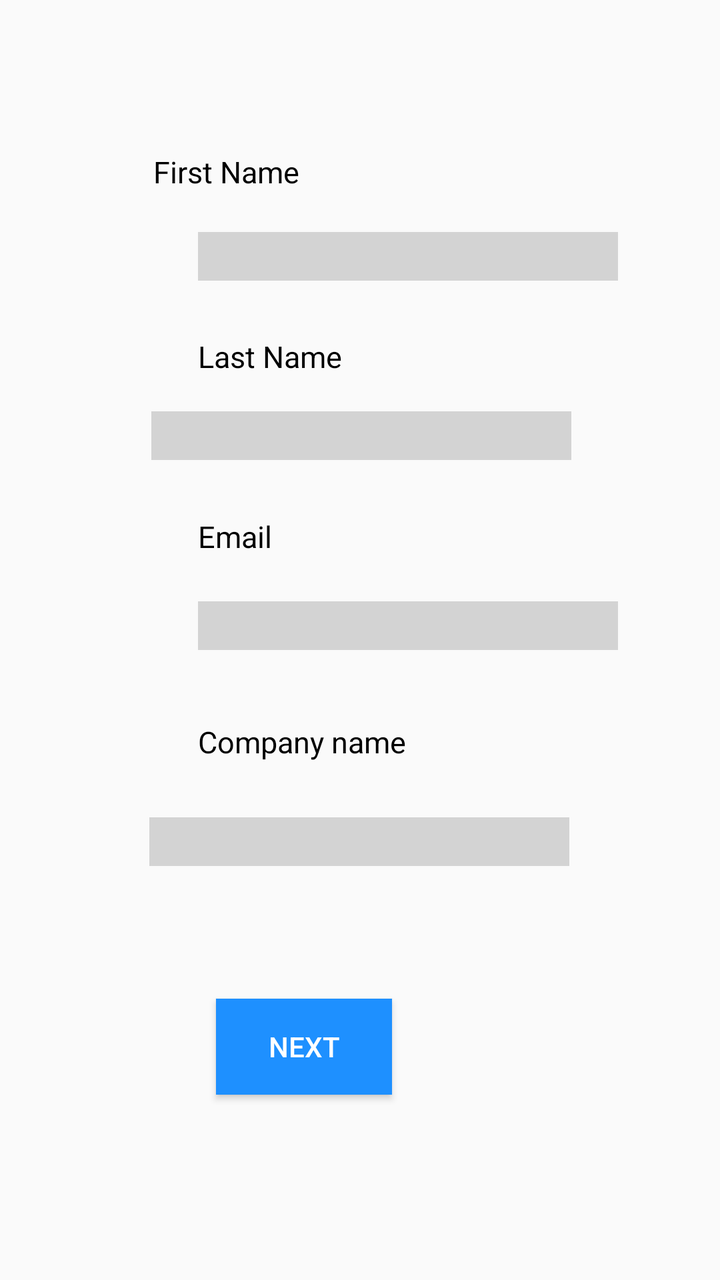
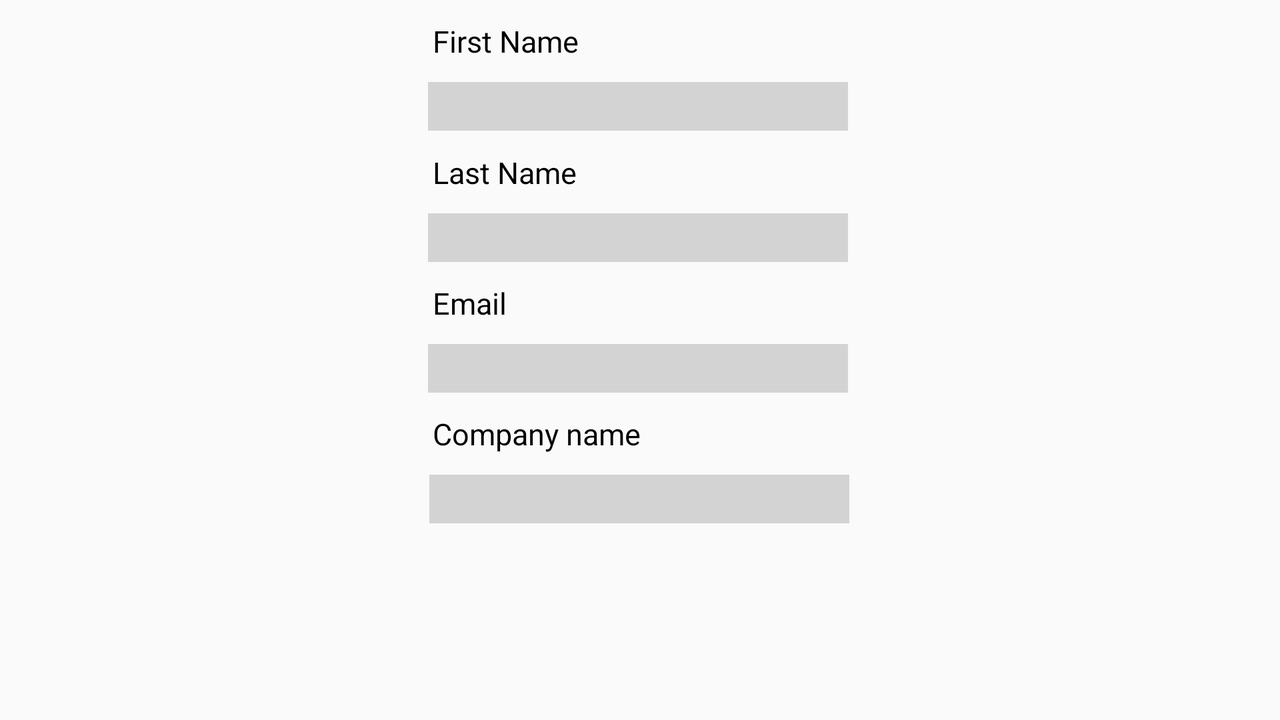

Two renders of one Android screen. The first uses the default layout on a phone; the second uses the alternative layout the repository ships for a different screen configuration, on a matching device. The two XML files are below.
<!-- AndroidManifest.xml: application theme AppTheme -->
<!-- res/layout/fragment_contractor_sign_up.xml -->
<?xml version="1.0" encoding="utf-8"?>
<android.support.constraint.ConstraintLayout xmlns:android="http://schemas.android.com/apk/res/android"
    xmlns:app="http://schemas.android.com/apk/res-auto"
    xmlns:tools="http://schemas.android.com/tools"
    android:layout_width="match_parent"
    android:layout_height="match_parent"
    tools:context=".CustomerCompleteSignUpFragment">

    
    <android.support.constraint.ConstraintLayout xmlns:android="http://schemas.android.com/apk/res/android"
        xmlns:app="http://schemas.android.com/apk/res-auto"
        xmlns:tools="http://schemas.android.com/tools"
        android:layout_width="match_parent"
        android:layout_height="match_parent"
        tools:context=".ContraintPractise"
        tools:layout_editor_absoluteX="0dp"
        tools:layout_editor_absoluteY="0dp">


        <EditText
            android:id="@+id/editText"
            android:layout_width="wrap_content"
            android:layout_height="wrap_content"
            android:layout_marginBottom="8dp"
            android:layout_marginEnd="98dp"
            android:layout_marginStart="99dp"
            android:layout_marginTop="8dp"
            android:background="@color/textBoxColor"
            android:ems="10"
            android:inputType="textPersonName"
            app:layout_constraintBottom_toTopOf="@+id/start_cancel5"
            app:layout_constraintEnd_toEndOf="parent"
            app:layout_constraintHorizontal_bias="0.0"
            app:layout_constraintStart_toStartOf="parent"
            app:layout_constraintTop_toBottomOf="@+id/start_cancel4"
            app:layout_constraintVertical_bias="0.375" />

        <EditText
            android:id="@+id/editText2"
            android:layout_width="wrap_content"
            android:layout_height="wrap_content"
            android:layout_marginBottom="8dp"
            android:layout_marginEnd="98dp"
            android:layout_marginStart="99dp"
            android:layout_marginTop="8dp"
            android:background="@color/textBoxColor"
            android:ems="10"
            android:inputType="textEmailAddress"
            app:layout_constraintBottom_toTopOf="@+id/next_button"
            app:layout_constraintEnd_toEndOf="parent"
            app:layout_constraintHorizontal_bias="0.0"
            app:layout_constraintStart_toStartOf="parent"
            app:layout_constraintTop_toBottomOf="@+id/start_cancel7"
            app:layout_constraintVertical_bias="0.08" />

        <EditText
            android:id="@+id/editText3"
            android:layout_width="wrap_content"
            android:layout_height="wrap_content"
            android:layout_marginBottom="8dp"
            android:layout_marginEnd="98dp"
            android:layout_marginStart="99dp"
            android:layout_marginTop="8dp"
            android:background="@color/textBoxColor"
            android:ems="10"
            android:inputType="textPersonName"
            app:layout_constraintBottom_toBottomOf="parent"
            app:layout_constraintEnd_toEndOf="parent"
            app:layout_constraintStart_toStartOf="parent"
            app:layout_constraintTop_toBottomOf="@+id/start_cancel5"
            app:layout_constraintVertical_bias="0.023" />

        <Button
            android:id="@+id/next_button"
            android:layout_width="wrap_content"
            android:layout_height="wrap_content"
            android:layout_marginBottom="8dp"
            android:layout_marginEnd="164dp"
            android:layout_marginStart="159dp"
            android:layout_marginTop="512dp"
            android:background="@color/loginButtonBlue"
            android:text="Next"
            android:textColor="@color/loginWhiteColor"
            app:layout_constraintBottom_toTopOf="@+id/start_cancel"
            app:layout_constraintEnd_toEndOf="parent"
            app:layout_constraintHorizontal_bias="1.0"
            app:layout_constraintStart_toStartOf="parent"
            app:layout_constraintTop_toTopOf="parent" />

        <TextView
            android:id="@+id/start_cancel"
            android:layout_width="wrap_content"
            android:layout_height="19dp"
            android:layout_marginBottom="8dp"
            android:layout_marginEnd="181dp"
            android:layout_marginStart="180dp"
            android:layout_marginTop="8dp"
            android:ems="3"
            android:text="Cancel"
            app:layout_constraintBottom_toBottomOf="parent"
            app:layout_constraintEnd_toEndOf="parent"
            app:layout_constraintHorizontal_bias="0.0"
            app:layout_constraintStart_toStartOf="parent"
            app:layout_constraintTop_toTopOf="parent"
            app:layout_constraintVertical_bias="0.883" />

        <TextView
            android:id="@+id/start_cancel4"
            android:layout_width="wrap_content"
            android:layout_height="wrap_content"
            android:layout_marginBottom="8dp"
            android:layout_marginEnd="133dp"
            android:layout_marginStart="98dp"
            android:layout_marginTop="8dp"
            android:ems="10"
            android:text="First Name"
            android:textColor="@color/textBlackColor"
            android:textSize="15sp"
            app:layout_constraintBottom_toBottomOf="parent"
            app:layout_constraintEnd_toEndOf="parent"
            app:layout_constraintHorizontal_bias="0.448"
            app:layout_constraintStart_toStartOf="parent"
            app:layout_constraintTop_toTopOf="parent"
            app:layout_constraintVertical_bias="0.112" />

        <TextView
            android:id="@+id/start_cancel5"
            android:layout_width="wrap_content"
            android:layout_height="wrap_content"
            android:layout_marginBottom="8dp"
            android:layout_marginEnd="132dp"
            android:layout_marginStart="99dp"
            android:layout_marginTop="8dp"
            android:ems="10"
            android:text="Last Name"
            android:textColor="@color/textBlackColor"
            android:textSize="15sp"
            app:layout_constraintBottom_toBottomOf="parent"
            app:layout_constraintEnd_toEndOf="parent"
            app:layout_constraintHorizontal_bias="0.0"
            app:layout_constraintStart_toStartOf="parent"
            app:layout_constraintTop_toTopOf="parent"
            app:layout_constraintVertical_bias="0.265" />

        <TextView
            android:id="@+id/start_cancel7"
            android:layout_width="wrap_content"
            android:layout_height="wrap_content"
            android:layout_marginBottom="8dp"
            android:layout_marginEnd="132dp"
            android:layout_marginStart="99dp"
            android:layout_marginTop="8dp"
            android:ems="10"
            android:text="Email"
            android:textColor="@color/textBlackColor"
            android:textSize="15sp"
            app:layout_constraintBottom_toBottomOf="parent"
            app:layout_constraintEnd_toEndOf="parent"
            app:layout_constraintHorizontal_bias="0.0"
            app:layout_constraintStart_toStartOf="parent"
            app:layout_constraintTop_toTopOf="parent"
            app:layout_constraintVertical_bias="0.414" />

        <EditText
            android:id="@+id/companyName"
            android:layout_width="wrap_content"
            android:layout_height="wrap_content"
            android:layout_marginBottom="8dp"
            android:layout_marginEnd="99dp"
            android:layout_marginStart="98dp"
            android:layout_marginTop="8dp"
            android:background="@color/textBoxColor"
            android:ems="10"
            android:inputType="textPersonName"
            app:layout_constraintBottom_toTopOf="@+id/next_button"
            app:layout_constraintEnd_toEndOf="parent"
            app:layout_constraintStart_toStartOf="parent"
            app:layout_constraintTop_toTopOf="parent"
            app:layout_constraintVertical_bias="0.873" />

        <TextView
            android:id="@+id/CompanyText"
            android:layout_width="wrap_content"
            android:layout_height="wrap_content"
            android:layout_marginBottom="8dp"
            android:layout_marginEnd="132dp"
            android:layout_marginStart="99dp"
            android:layout_marginTop="8dp"
            android:ems="10"
            android:text="@string/company_name_text"
            android:textColor="@color/textBlackColor"
            android:textSize="15sp"
            app:layout_constraintBottom_toTopOf="@+id/companyName"
            app:layout_constraintEnd_toEndOf="parent"
            app:layout_constraintHorizontal_bias="0.0"
            app:layout_constraintStart_toStartOf="parent"
            app:layout_constraintTop_toBottomOf="@+id/editText2"
            app:layout_constraintVertical_bias="0.588" />


    </android.support.constraint.ConstraintLayout>

</android.support.constraint.ConstraintLayout>
<!-- resources referenced by this layout -->
<resources>
  <color name="loginButtonBlue">#1E90FF</color>
  <color name="loginWhiteColor">#FFFFFF</color>
  <color name="textBlackColor">#000000</color>
  <color name="textBoxColor">#D3D3D3</color>
  <string name="company_name_text">Company name</string>
  <style name="AppTheme" parent="Theme.AppCompat.Light.DarkActionBar">
          
          <item name="colorPrimary">@color/colorPrimary</item>
          <item name="colorPrimaryDark">@color/colorPrimaryDark</item>
          <item name="colorAccent">@color/colorAccent</item>
      </style>
  <color name="colorPrimary">#3F51B5</color>
  <color name="colorPrimaryDark">#303F9F</color>
  <color name="colorAccent">#FF4081</color>
</resources>
<!-- res/layout-land/fragment_contractor_sign_up.xml (the repository's variant of the layout above) -->
<!-- drawn on the phone turned sideways -->
<?xml version="1.0" encoding="utf-8"?>
<android.support.constraint.ConstraintLayout xmlns:android="http://schemas.android.com/apk/res/android"
    xmlns:app="http://schemas.android.com/apk/res-auto"
    xmlns:tools="http://schemas.android.com/tools"
    android:layout_width="match_parent"
    android:layout_height="match_parent"
    tools:context=".Fragments.SignUp.CustomerCompleteSignUpFragment">

    
    <android.support.constraint.ConstraintLayout xmlns:android="http://schemas.android.com/apk/res/android"
        xmlns:app="http://schemas.android.com/apk/res-auto"
        xmlns:tools="http://schemas.android.com/tools"
        android:layout_width="match_parent"
        android:layout_height="match_parent"
        tools:context=".ContraintPractise">


        <EditText
            android:id="@+id/editText"
            android:layout_width="wrap_content"
            android:layout_height="wrap_content"
            android:layout_marginEnd="281dp"
            android:layout_marginStart="279dp"
            android:background="@color/textBoxColor"
            android:ems="10"
            android:inputType="textPersonName"
            app:layout_constraintBottom_toTopOf="@+id/textView5"
            app:layout_constraintEnd_toEndOf="parent"
            app:layout_constraintStart_toStartOf="parent"
            app:layout_constraintTop_toBottomOf="@+id/textView4" />

        <EditText
            android:id="@+id/editText2"
            android:layout_width="wrap_content"
            android:layout_height="wrap_content"
            android:layout_marginEnd="281dp"
            android:layout_marginStart="279dp"
            android:background="@color/textBoxColor"
            android:ems="10"
            android:inputType="textEmailAddress"
            app:layout_constraintBottom_toTopOf="@+id/CompanyText"
            app:layout_constraintEnd_toEndOf="parent"
            app:layout_constraintStart_toStartOf="parent"
            app:layout_constraintTop_toBottomOf="@+id/textView7" />

        <EditText
            android:id="@+id/editText3"
            android:layout_width="wrap_content"
            android:layout_height="wrap_content"
            android:layout_marginEnd="281dp"
            android:layout_marginStart="279dp"
            android:background="@color/textBoxColor"
            android:ems="10"
            android:inputType="textPersonName"
            app:layout_constraintBottom_toTopOf="@+id/textView7"
            app:layout_constraintEnd_toEndOf="parent"
            app:layout_constraintStart_toStartOf="parent"
            app:layout_constraintTop_toBottomOf="@+id/textView5" />

        <Button
            android:id="@+id/button"
            android:layout_width="wrap_content"
            android:layout_height="wrap_content"
            android:layout_marginEnd="344dp"
            android:layout_marginStart="343dp"
            android:background="@color/loginButtonBlue"
            android:text="Next"
            android:textColor="@color/loginWhiteColor"
            app:layout_constraintBottom_toTopOf="@+id/textView"
            app:layout_constraintEnd_toEndOf="parent"
            app:layout_constraintStart_toStartOf="parent"
            app:layout_constraintTop_toBottomOf="@+id/companyName" />

        <TextView
            android:id="@+id/textView"
            android:layout_width="wrap_content"
            android:layout_height="wrap_content"
            android:layout_marginEnd="363dp"
            android:layout_marginStart="362dp"
            android:ems="3"
            android:text="Cancel"
            app:layout_constraintBottom_toBottomOf="parent"
            app:layout_constraintEnd_toEndOf="parent"
            app:layout_constraintStart_toStartOf="parent"
            app:layout_constraintTop_toBottomOf="@+id/button" />

        <TextView
            android:id="@+id/textView4"
            android:layout_width="wrap_content"
            android:layout_height="wrap_content"
            android:layout_marginEnd="315dp"
            android:layout_marginStart="280dp"
            android:ems="10"
            android:text="First Name"
            android:textColor="@color/textBlackColor"
            android:textSize="15sp"
            app:layout_constraintBottom_toTopOf="@+id/editText"
            app:layout_constraintEnd_toEndOf="parent"
            app:layout_constraintHorizontal_bias="0.485"
            app:layout_constraintStart_toStartOf="parent"
            app:layout_constraintTop_toTopOf="parent" />

        <TextView
            android:id="@+id/textView5"
            android:layout_width="wrap_content"
            android:layout_height="wrap_content"
            android:layout_marginEnd="315dp"
            android:layout_marginStart="280dp"
            android:ems="10"
            android:text="Last Name"
            android:textColor="@color/textBlackColor"
            android:textSize="15sp"
            app:layout_constraintBottom_toTopOf="@+id/editText3"
            app:layout_constraintEnd_toEndOf="parent"
            app:layout_constraintHorizontal_bias="0.485"
            app:layout_constraintStart_toStartOf="parent"
            app:layout_constraintTop_toBottomOf="@+id/editText" />

        <TextView
            android:id="@+id/textView7"
            android:layout_width="wrap_content"
            android:layout_height="wrap_content"
            android:layout_marginEnd="315dp"
            android:layout_marginStart="280dp"
            android:ems="10"
            android:text="Email"
            android:textColor="@color/textBlackColor"
            android:textSize="15sp"
            app:layout_constraintBottom_toTopOf="@+id/editText2"
            app:layout_constraintEnd_toEndOf="parent"
            app:layout_constraintHorizontal_bias="0.485"
            app:layout_constraintStart_toStartOf="parent"
            app:layout_constraintTop_toBottomOf="@+id/editText3" />

        <EditText
            android:id="@+id/companyName"
            android:layout_width="wrap_content"
            android:layout_height="wrap_content"
            android:layout_marginEnd="281dp"
            android:layout_marginStart="280dp"
            android:background="@color/textBoxColor"
            android:ems="10"
            android:inputType="textPersonName"
            app:layout_constraintBottom_toTopOf="@+id/button"
            app:layout_constraintEnd_toEndOf="parent"
            app:layout_constraintStart_toStartOf="parent"
            app:layout_constraintTop_toBottomOf="@+id/CompanyText" />

        <TextView
            android:id="@+id/CompanyText"
            android:layout_width="wrap_content"
            android:layout_height="wrap_content"
            android:layout_marginEnd="315dp"
            android:layout_marginStart="280dp"
            android:ems="10"
            android:text="@string/company_name_text"
            android:textColor="@color/textBlackColor"
            android:textSize="15sp"
            app:layout_constraintBottom_toTopOf="@+id/companyName"
            app:layout_constraintEnd_toEndOf="parent"
            app:layout_constraintHorizontal_bias="0.485"
            app:layout_constraintStart_toStartOf="parent"
            app:layout_constraintTop_toBottomOf="@+id/editText2" />

    </android.support.constraint.ConstraintLayout>

</android.support.constraint.ConstraintLayout>
